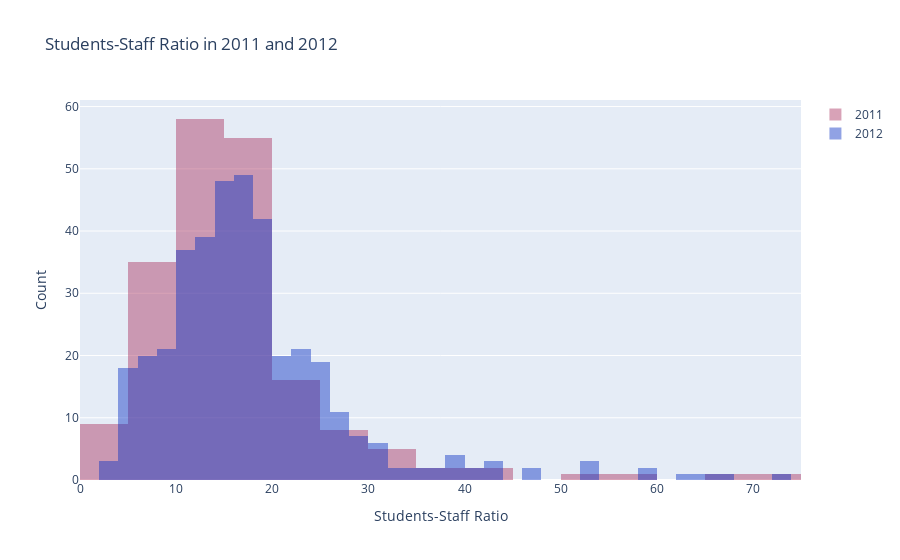

Notebook code for this chart:
### Markdown cell above
Some points to be considered when using histograms:

Bin Selection: The width of the columns called ‘bins’ in the histogram is important. If too many bins are used, the natural variation in the data set becomes apparent; if too few bins are used, the structure of the data set may be lost.

Uniform Distribution: Having all bins of the same width makes it easier to correctly interpret the data distribution.

In summary, a histogram is used to visualise the frequency distribution of a data set and to evaluate the central tendency and dispersion.

Now let's plot a histogram with plotly. With this code fragment, two histograms showing the distribution of the student-staff ratio in universities between 2011 and 2012 are plotted. Since the histograms overlap, their transparency is adjusted with the opacity parameter. In this way, the differences and similarities between the two years can be observed more clearly.
___

### Code cell
# 1. Assigns the student-staff ratio for the year 2011 to the variable x2011.
x2011 = timesData.student_staff_ratio[timesData.year == 2011]

# 2. Assigns the student-staff ratio for the year 2012 to the variable x2012.
x2012 = timesData.student_staff_ratio[timesData.year == 2012]

# 3. Creates a histogram for the year 2011.
trace1 = go.Histogram(
    x=x2011,  # Assigns the x2011 variable to the X-axis.
    opacity=0.75,  # Sets the opacity of the histogram.
    name = "2011",  # Names the histogram.
    marker=dict(color='rgba(171, 50, 96, 0.6)')  # Sets the color of the histogram.
)

# 4. Creates another histogram for the year 2012.
trace2 = go.Histogram(
    x=x2012,  # Assigns the x2012 variable to the X-axis.
    opacity=0.75,  # Sets the opacity of the histogram.
    name = "2012",  # Names the histogram.
    marker=dict(color='rgba(12, 50, 196, 0.6)')  # Sets the color of the histogram.
)

# 5. Puts the two histograms into a data list.
data = [trace1, trace2]

# 6. Sets the layout and titles of the graph.
layout = go.Layout(
    barmode='overlay',  # Enables the histograms to overlap each other.
    title='Students-Staff Ratio in 2011 and 2012',  # Sets the title of the graph.
    xaxis=dict(title='Students-Staff Ratio'),  # Sets the title of the X-axis.
    yaxis=dict(title='Count')  # Sets the title of the Y-axis.
)

# 7. Creates a Figure object using the data and layout.
fig = go.Figure(data=data, layout=layout)

# 8. Plots the created Figure object.
iplot(fig)

### Figure 1 — Plotly figure (JSON) as saved in the notebook; plotly's stock layout.template omitted (floating-point values rounded to 4 significant figures; data arrays with more than 128 entries replaced by an {"elided": "..."} marker saying what was removed)
{"data": [{"marker": {"color": "rgba(171, 50, 96, 0.6)"}, "name": "2011", "opacity": 0.75, "type": "histogram", "x": {"elided": "200 float values"}}, {"marker": {"color": "rgba(12, 50, 196, 0.6)"}, "name": "2012", "opacity": 0.75, "type": "histogram", "x": {"elided": "402 float values"}}], "layout": {"barmode": "overlay", "title": {"text": "Students-Staff Ratio in 2011 and 2012"}, "xaxis": {"title": {"text": "Students-Staff Ratio"}}, "yaxis": {"title": {"text": "Count"}}}}
